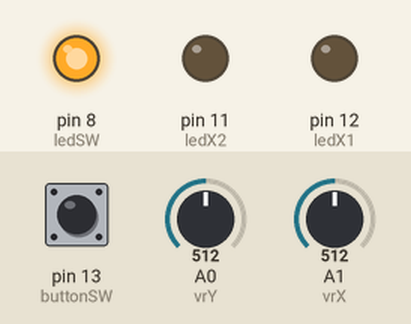
Recording of a sketch running on a simulated Arduino Uno, built with avr-gcc and run on an emulated ATmega328P. Parts: output pins drawn as LEDs (lit = HIGH). The inputs (shaded band) are chosen by the test bench; at power-on: A1 (vrX) = 512, pin 13 (buttonSW) HIGH, A0 (vrY) = 512.

Above: at 1.2 s.
1.3 s: A1 (vrX) set to 793
2.8 s: A1 (vrX) set to 815
At 3.6 s:
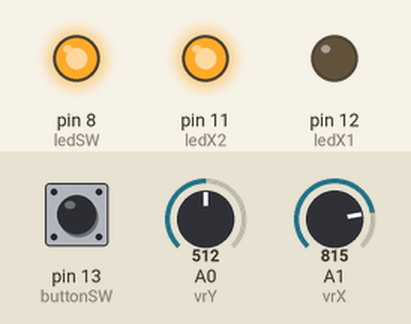
4.3 s: pin 13 (buttonSW) pulled LOW for 0.15 s
At 4.37 s:
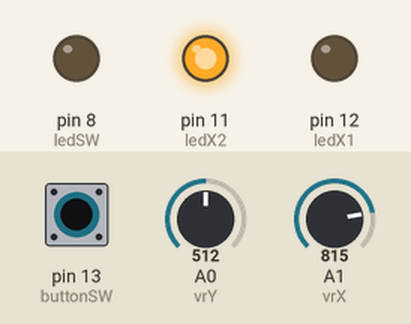
5.9 s: A1 (vrX) set to 190
At 7.1 s:
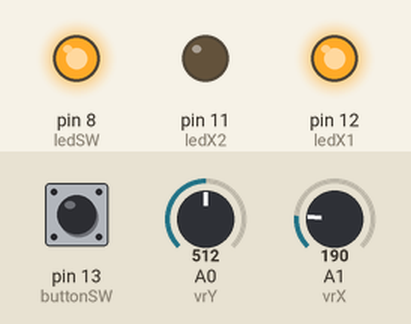
7.4 s: pin 13 (buttonSW) pulled LOW for 1 s
At 8.2 s:
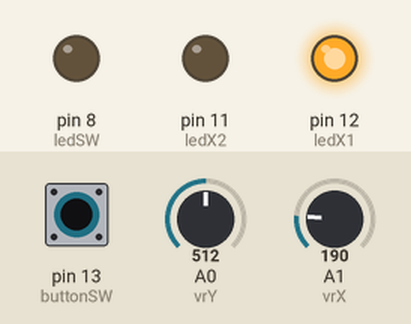
9.9 s: pin 13 (buttonSW) pulled LOW for 3.2 s
At 13.8 s:
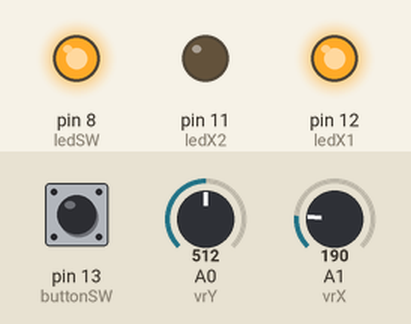
Timing chart, 0 to 15.3 s (numbered marks = the images above; inputs shaded):
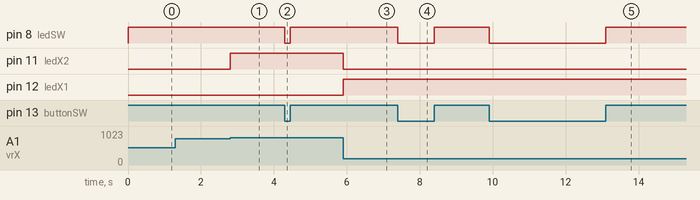

Measured:
- the behaviour switches between 800 and 801 on A1 (vrX) (found by bisection; images 0 and 1)
- after the input at 1.3 s, every drawn part: stays the same
- after the input at 2.8 s, pin 11 (ledX2): LOW → HIGH at once
- after the input at 4.3 s, pin 8 (ledSW): HIGH → LOW at once, → HIGH 0.15 s later
- after the input at 5.9 s, pin 11 (ledX2): HIGH → LOW at once; pin 12 (ledX1): LOW → HIGH at once
- after the input at 7.4 s, pin 8 (ledSW): HIGH → LOW at once, → HIGH 1.0 s later
- after the input at 9.9 s, pin 8 (ledSW): HIGH → LOW at once, → HIGH 3.2 s later

The sketch:

JoystickLed.ino
```cpp
// Dichiarazione pin digitali e analogici

int vrY = A0;
int vrX = A1;

int buttonSW = 13;

int ledX1 = 12;
int ledX2 = 11;

int ledY1 = 10;
int ledY2 = 9;

int ledSW = 8;

// Dichiarazione variabili stati pin

int stateY;
int stateX;

int stateSW;

// setup

void setup() {

  // Input/Output

  pinMode(buttonSW, INPUT_PULLUP);

  pinMode(ledX1, OUTPUT);
  pinMode(ledX2, OUTPUT);

  pinMode(ledY1, INPUT);
  pinMode(ledY2, INPUT);

  pinMode(ledSW, OUTPUT);

}

// loop

void loop() {

  // Assegnazione stati ai corrispettivi pin

  stateY = analogRead(vrY);
  stateX = analogRead(vrX);

  stateSW = digitalRead(buttonSW);

  // Caso tasto SW premuto

  if (stateSW == 1) {

    digitalWrite(ledSW, HIGH);

  }

  // tasto SW non premuto

  else {

    digitalWrite(ledSW, LOW);

  }

  // Joystick a destra

  if (stateX < 200) {

    digitalWrite(ledX1, HIGH);
    digitalWrite(ledX2, LOW);

  }

  // Joystick a sinistra

  else if(stateX > 800) {

    digitalWrite(ledX1, LOW);
    digitalWrite(ledX2, HIGH);

  }

  // Joystick non su cordinata X

  else {

    digitalWrite(ledX1, LOW);
    digitalWrite(ledX2, LOW);

  }

  // Joystick sù

  if (stateY < 200) {

    digitalWrite(ledY1, HIGH);
    digitalWrite(ledY2, LOW);

  }

  // Joystick giù

  else if(stateY > 800) {

    digitalWrite(ledY1, LOW);
    digitalWrite(ledY2, HIGH);

  }

  // Joystick non su cordinata Y

  else {

    digitalWrite(ledY1, LOW);
    digitalWrite(ledY2, LOW);

  }

}
```
